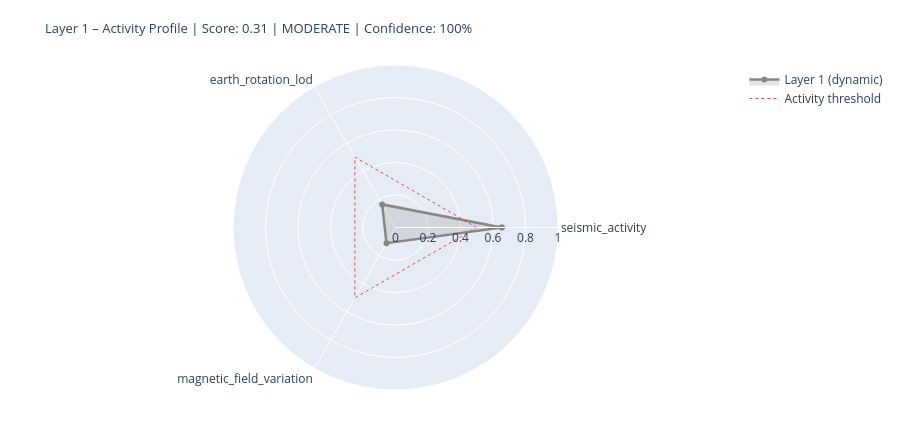

The notebook cell this image was saved under:
### Markdown cell above
---
## 5. State Assessment & Handoff to Layer 2

### Code cell
# ============================================================
# LAYER 1 SCORE
# Three dynamic components only (conductivity = static baseline)
# ============================================================

def norm(v, lo, hi):
    if v is None: return None
    return max(0.0, min(1.0, (v - lo) / (hi - lo)))

# --- Seismic Activity ---
seis_score_val = None
seis_source    = 'missing'
if df_seis is not None and not df_seis.empty:
    n_events = len(df_seis)
    max_mag  = df_seis['mag'].max()
    n_strong = (df_seis['mag'] >= 6.0).sum()
    seis_score_val = norm(n_events * 0.5 + max_mag * 5 + n_strong * 10, 0, 120)
    seis_source = 'primary'

# --- Earth Rotation (LOD anomaly) ---
lod_score_val = None
lod_now       = None
lod_source    = 'missing'
if df_iers is not None and lod_col:
    lod_now       = float(df_iers[lod_col].iloc[-1])
    lod_score_val = norm(abs(lod_now), 0, 3.0)
    lod_source    = 'primary'
elif raw.get('iers_synthetic_lod') is not None:
    lod_now       = raw['iers_synthetic_lod']
    lod_score_val = norm(abs(lod_now), 0, 3.0)
    lod_source    = 'estimated_seasonal'
    print(f'  LOD estimate: {lod_now:+.3f} ms  [estimated_seasonal]')

# --- Magnetic Field Variation (Kp as dynamic proxy) ---
mag_score_val = None
kp_val        = None
mag_source    = 'missing'
if df_geomag is not None and not df_geomag.empty:
    kp_val        = float(df_geomag['kp'].iloc[-1])
    mag_score_val = norm(kp_val, 0, 9)
    mag_source    = 'primary'
elif layer0 and layer0.get('raw_values', {}).get('Kp_index', {}).get('value') is not None:
    kp_val        = layer0['raw_values']['Kp_index']['value']
    mag_score_val = norm(kp_val, 0, 9)
    mag_source    = 'from_layer0'

# --- Conductivity Baseline (static – not in dynamic score) ---
ocean_fraction = 0.71
leitf_baseline = {
    'ocean_surface_fraction': ocean_fraction,
    'ocean_conductivity_Sm':  CONSTANTS['conductivity_ocean_Sm'],
    'role': 'stable_boundary_condition',
}

# --- Assemble (dynamic components only) ---
COMPONENTS = {
    'seismic_activity':        {'score': seis_score_val, 'source': seis_source, 'dynamic': True},
    'earth_rotation_lod':      {'score': lod_score_val,  'source': lod_source,  'dynamic': True},
    'magnetic_field_variation': {'score': mag_score_val,  'source': mag_source,  'dynamic': True},
}

available   = {k: v['score'] for k, v in COMPONENTS.items() if v['score'] is not None}
unavailable = [k for k, v in COMPONENTS.items() if v['score'] is None]
layer1_score = round(sum(available.values()) / len(available), 4) if available else None
confidence   = round(len(available) / len(COMPONENTS), 2)
level = ('unknown'  if layer1_score is None
         else 'calm'     if layer1_score < 0.3
         else 'moderate' if layer1_score < 0.6
         else 'active')

# Console output
W = 64
print('=' * W)
print('LAYER 1 – PLANETARY BODY – STATE ASSESSMENT')
print('=' * W)
for name, comp in COMPONENTS.items():
    s = comp['score']
    if s is not None:
        bar = '█' * int(s * 20) + '░' * (20 - int(s * 20))
        print(f'  {name:<34} {bar}  {s:.2f}  [{comp["source"]}]')
    else:
        print(f'  {name:<34} {"─" * 20}  n/a   [missing]')
print(f'  {"Conductivity (Baseline)":<34} {"─" * 20}  static [boundary_condition]')
print('-' * W)
print(f'  Score (dynamic):  {layer1_score:.3f}  ({len(available)}/{len(COMPONENTS)} components)')
print(f'  Confidence:       {confidence:.0%}')
print(f'  Level:            {level.upper()}')
if layer0:
    print(f'  Layer-0 input:    {layer0["level"].upper()} | Driver: {layer0["dominant_driver"]}')
print('=' * W)

# Radar chart
cats   = list(available.keys())
vals_r = list(available.values())
if len(cats) >= 3:
    fig = go.Figure()
    fig.add_trace(go.Scatterpolar(
        r=vals_r + [vals_r[0]], theta=cats + [cats[0]],
        fill='toself', fillcolor='rgba(136,135,128,0.22)',
        line=dict(color='#888780', width=2.5), name='Layer 1 (dynamic)'
    ))
    fig.add_trace(go.Scatterpolar(
        r=[0.5] * (len(cats)+1), theta=cats + [cats[0]],
        line=dict(color='#E24B4A', dash='dot', width=1),
        mode='lines', name='Activity threshold'
    ))
    fig.update_layout(
        title=dict(
            text=f'Layer 1 – Activity Profile | Score: {layer1_score:.2f} | {level.upper()} | Confidence: {confidence:.0%}',
            font=dict(size=13)),
        polar=dict(radialaxis=dict(visible=True, range=[0, 1])),
        height=430, showlegend=True,
        margin=dict(l=60, r=60, t=65, b=40)
    )
    fig.show()

### Figure 1 — Plotly figure (JSON) as saved in the notebook; plotly's stock layout.template omitted (floating-point values rounded to 4 significant figures)
{"data": [{"fill": "toself", "fillcolor": "rgba(136,135,128,0.22)", "line": {"color": "#888780", "width": 2.5}, "name": "Layer 1 (dynamic)", "r": [0.6542, 0.1641, 0.1111, 0.6542], "theta": ["seismic_activity", "earth_rotation_lod", "magnetic_field_variation", "seismic_activity"], "type": "scatterpolar"}, {"line": {"color": "#E24B4A", "dash": "dot", "width": 1}, "mode": "lines", "name": "Activity threshold", "r": [0.5, 0.5, 0.5, 0.5], "theta": ["seismic_activity", "earth_rotation_lod", "magnetic_field_variation", "seismic_activity"], "type": "scatterpolar"}], "layout": {"height": 430, "margin": {"b": 40, "l": 60, "r": 60, "t": 65}, "polar": {"radialaxis": {"range": [0, 1], "visible": true}}, "showlegend": true, "title": {"font": {"size": 13}, "text": "Layer 1 – Activity Profile | Score: 0.31 | MODERATE | Confidence: 100%"}}}
